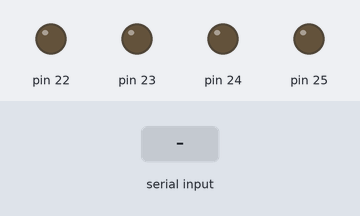
Recording of a sketch running on a simulated Arduino Mega 2560, built with avr-gcc and run on an emulated ATmega2560. Shown: output pins drawn as LEDs (lit = HIGH). The test bench sets the inputs (shaded band). What the sketch prints to the serial monitor is not drawn.

Above: at 1.2 s.
1.3 s: "B" received over Serial
At 1.9 s:
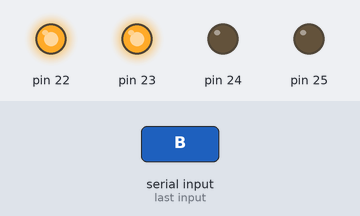
2.8 s: "A" received over Serial
At 4.0 s:
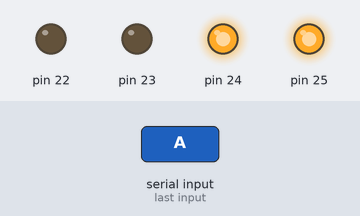
4.3 s: "C" received over Serial
At 5.4 s:
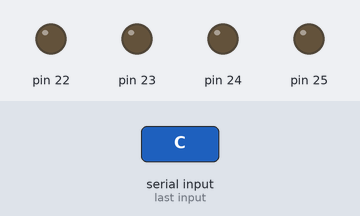
Timing chart, 0 to 7.3 s (numbered marks = the images above; inputs shaded):
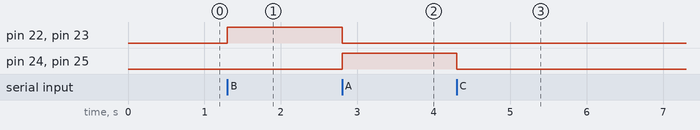

The sketch:

progrmacion_motores_proyecto_2.ino
```cpp
int adl1=22;
int adl2=23;
int atr1=24;
int atr2=25;
int guardar=0;
void setup() {
  // put your setup code here, to run once:
pinMode (22,OUTPUT),
pinMode (23,OUTPUT);
pinMode (24,OUTPUT),
pinMode (25,OUTPUT);
Serial.begin (9600);
 digitalWrite(22,LOW);
  digitalWrite(23,LOW);
  digitalWrite(24,LOW);
  digitalWrite(25,LOW);
  Serial.println("digite letra: ");
}

void loop() {
  // put your main code here, to run repeatedly:
 if(Serial.available()>0){
 guardar=Serial.read();

if (guardar=='B'){
  digitalWrite(22,HIGH);
  digitalWrite(23,HIGH);
  digitalWrite(24,LOW);
  digitalWrite(25,LOW);
}
 if (guardar=='A'){
  digitalWrite(22,LOW);
  digitalWrite(23,LOW);
  digitalWrite(24,HIGH);
  digitalWrite(25,HIGH);
 }
 if (guardar=='C'){
   digitalWrite(22,LOW);
  digitalWrite(23,LOW);
  digitalWrite(24,LOW);
  digitalWrite(25,LOW);
 }
}
}
```

Measured:
- after the input at 1.3 s, pin 22, pin 23: LOW → HIGH at once
- after the input at 2.8 s, pin 22, pin 23: HIGH → LOW at once; pin 24, pin 25: LOW → HIGH at once
- after the input at 4.3 s, pin 24, pin 25: HIGH → LOW at once
